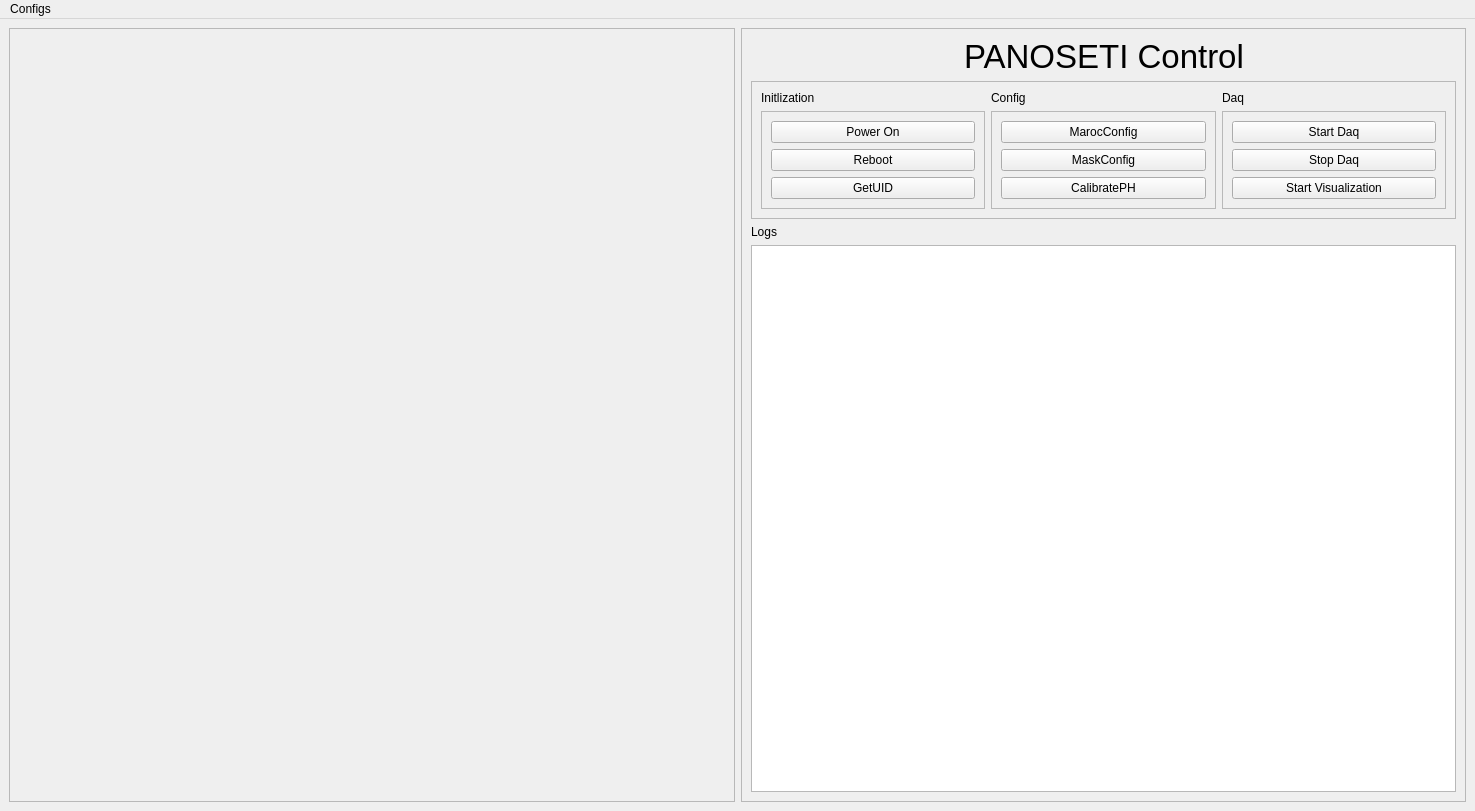
<?xml version="1.0" encoding="UTF-8"?>
<ui version="4.0">
 <class>MainWindow</class>
 <widget class="QMainWindow" name="MainWindow">
  <property name="geometry">
   <rect>
    <x>0</x>
    <y>0</y>
    <width>1475</width>
    <height>811</height>
   </rect>
  </property>
  <property name="windowTitle">
   <string>PANOSETI Control</string>
  </property>
  <widget class="QWidget" name="centralwidget">
   <layout class="QGridLayout" name="gridLayout">
    <item row="1" column="0">
     <widget class="QFrame" name="frame_3">
      <property name="sizePolicy">
       <sizepolicy hsizetype="Preferred" vsizetype="Preferred">
        <horstretch>1</horstretch>
        <verstretch>0</verstretch>
       </sizepolicy>
      </property>
      <property name="frameShape">
       <enum>QFrame::Shape::StyledPanel</enum>
      </property>
      <property name="frameShadow">
       <enum>QFrame::Shadow::Raised</enum>
      </property>
      <layout class="QGridLayout" name="gridLayout_4">
       <item row="0" column="0">
        <layout class="QGridLayout" name="view_layout">
         <item row="0" column="0">
          <widget class="QWidget" name="view0_widget" native="true">
           <layout class="QGridLayout" name="gridLayout_5"/>
          </widget>
         </item>
         <item row="0" column="1">
          <widget class="QWidget" name="view1_widget" native="true">
           <layout class="QGridLayout" name="gridLayout_6"/>
          </widget>
         </item>
         <item row="1" column="0">
          <widget class="QWidget" name="view2_widget" native="true">
           <layout class="QGridLayout" name="gridLayout_7"/>
          </widget>
         </item>
         <item row="1" column="1">
          <widget class="QWidget" name="view3_widget" native="true">
           <layout class="QGridLayout" name="gridLayout_8"/>
          </widget>
         </item>
        </layout>
       </item>
      </layout>
     </widget>
    </item>
    <item row="1" column="1">
     <widget class="QFrame" name="frame_2">
      <property name="sizePolicy">
       <sizepolicy hsizetype="Preferred" vsizetype="Preferred">
        <horstretch>1</horstretch>
        <verstretch>0</verstretch>
       </sizepolicy>
      </property>
      <property name="frameShape">
       <enum>QFrame::Shape::StyledPanel</enum>
      </property>
      <property name="frameShadow">
       <enum>QFrame::Shadow::Raised</enum>
      </property>
      <layout class="QGridLayout" name="gridLayout_11">
       <item row="6" column="0" colspan="3">
        <widget class="QPlainTextEdit" name="console_output">
         <property name="sizePolicy">
          <sizepolicy hsizetype="Expanding" vsizetype="Expanding">
           <horstretch>4</horstretch>
           <verstretch>2</verstretch>
          </sizepolicy>
         </property>
         <property name="readOnly">
          <bool>true</bool>
         </property>
         <property name="maximumBlockCount">
          <number>1000</number>
         </property>
        </widget>
       </item>
       <item row="0" column="2">
        <widget class="QLabel" name="label_3">
         <property name="text">
          <string/>
         </property>
        </widget>
       </item>
       <item row="5" column="0">
        <widget class="QLabel" name="label_2">
         <property name="text">
          <string>Logs</string>
         </property>
        </widget>
       </item>
       <item row="0" column="1">
        <widget class="QLabel" name="label_4">
         <property name="font">
          <font>
           <pointsize>25</pointsize>
          </font>
         </property>
         <property name="text">
          <string>PANOSETI Control</string>
         </property>
         <property name="alignment">
          <set>Qt::AlignmentFlag::AlignCenter</set>
         </property>
        </widget>
       </item>
       <item row="0" column="0">
        <widget class="QLabel" name="label">
         <property name="sizePolicy">
          <sizepolicy hsizetype="Preferred" vsizetype="Preferred">
           <horstretch>0</horstretch>
           <verstretch>0</verstretch>
          </sizepolicy>
         </property>
         <property name="text">
          <string/>
         </property>
        </widget>
       </item>
       <item row="1" column="0" colspan="3">
        <widget class="QFrame" name="frame">
         <property name="frameShape">
          <enum>QFrame::Shape::StyledPanel</enum>
         </property>
         <property name="frameShadow">
          <enum>QFrame::Shadow::Raised</enum>
         </property>
         <layout class="QGridLayout" name="gridLayout_3">
          <item row="1" column="1">
           <widget class="QFrame" name="frame_6">
            <property name="sizePolicy">
             <sizepolicy hsizetype="Preferred" vsizetype="Preferred">
              <horstretch>1</horstretch>
              <verstretch>1</verstretch>
             </sizepolicy>
            </property>
            <property name="frameShape">
             <enum>QFrame::Shape::StyledPanel</enum>
            </property>
            <property name="frameShadow">
             <enum>QFrame::Shadow::Raised</enum>
            </property>
            <layout class="QGridLayout" name="gridLayout_12">
             <item row="2" column="2">
              <widget class="QPushButton" name="mask_config">
               <property name="text">
                <string>MaskConfig</string>
               </property>
              </widget>
             </item>
             <item row="3" column="2">
              <widget class="QPushButton" name="cal_ph">
               <property name="text">
                <string>CalibratePH</string>
               </property>
              </widget>
             </item>
             <item row="1" column="2">
              <widget class="QPushButton" name="maroc_config">
               <property name="text">
                <string>MarocConfig</string>
               </property>
              </widget>
             </item>
            </layout>
           </widget>
          </item>
          <item row="0" column="3">
           <widget class="QLabel" name="label_7">
            <property name="text">
             <string>Daq</string>
            </property>
           </widget>
          </item>
          <item row="1" column="3">
           <widget class="QFrame" name="frame_4">
            <property name="sizePolicy">
             <sizepolicy hsizetype="Preferred" vsizetype="Preferred">
              <horstretch>1</horstretch>
              <verstretch>1</verstretch>
             </sizepolicy>
            </property>
            <property name="frameShape">
             <enum>QFrame::Shape::StyledPanel</enum>
            </property>
            <property name="frameShadow">
             <enum>QFrame::Shadow::Raised</enum>
            </property>
            <layout class="QGridLayout" name="gridLayout_9">
             <item row="2" column="0">
              <widget class="QPushButton" name="start_grpc">
               <property name="text">
                <string>Start Visualization</string>
               </property>
              </widget>
             </item>
             <item row="1" column="0">
              <widget class="QPushButton" name="stop_daq">
               <property name="text">
                <string>Stop Daq</string>
               </property>
              </widget>
             </item>
             <item row="0" column="0">
              <widget class="QPushButton" name="start_daq">
               <property name="text">
                <string>Start Daq</string>
               </property>
              </widget>
             </item>
            </layout>
           </widget>
          </item>
          <item row="1" column="0">
           <widget class="QFrame" name="frame_7">
            <property name="sizePolicy">
             <sizepolicy hsizetype="Preferred" vsizetype="Preferred">
              <horstretch>1</horstretch>
              <verstretch>1</verstretch>
             </sizepolicy>
            </property>
            <property name="frameShape">
             <enum>QFrame::Shape::StyledPanel</enum>
            </property>
            <property name="frameShadow">
             <enum>QFrame::Shadow::Raised</enum>
            </property>
            <layout class="QGridLayout" name="gridLayout_10">
             <item row="1" column="0" colspan="2">
              <widget class="QPushButton" name="reboot">
               <property name="text">
                <string>Reboot</string>
               </property>
              </widget>
             </item>
             <item row="2" column="0" colspan="2">
              <widget class="QPushButton" name="get_uid">
               <property name="text">
                <string>GetUID</string>
               </property>
              </widget>
             </item>
             <item row="0" column="0" colspan="2">
              <widget class="QPushButton" name="power">
               <property name="text">
                <string>Power On</string>
               </property>
              </widget>
             </item>
            </layout>
           </widget>
          </item>
          <item row="0" column="0">
           <widget class="QLabel" name="label_5">
            <property name="text">
             <string>Initlization</string>
            </property>
           </widget>
          </item>
          <item row="0" column="1">
           <widget class="QLabel" name="label_8">
            <property name="text">
             <string>Config</string>
            </property>
           </widget>
          </item>
         </layout>
        </widget>
       </item>
      </layout>
     </widget>
    </item>
   </layout>
  </widget>
  <widget class="QMenuBar" name="menuBar">
   <property name="geometry">
    <rect>
     <x>0</x>
     <y>0</y>
     <width>1475</width>
     <height>30</height>
    </rect>
   </property>
   <widget class="QMenu" name="menuConfigs">
    <property name="title">
     <string>Configs</string>
    </property>
    <addaction name="actiondata_config"/>
    <addaction name="actiongrpc_config"/>
   </widget>
   <addaction name="menuConfigs"/>
  </widget>
  <action name="actiondata_config">
   <property name="text">
    <string>Data Config</string>
   </property>
  </action>
  <action name="actiongrpc_config">
   <property name="text">
    <string>gRPC Config</string>
   </property>
  </action>
 </widget>
 <resources/>
 <connections/>
</ui>
